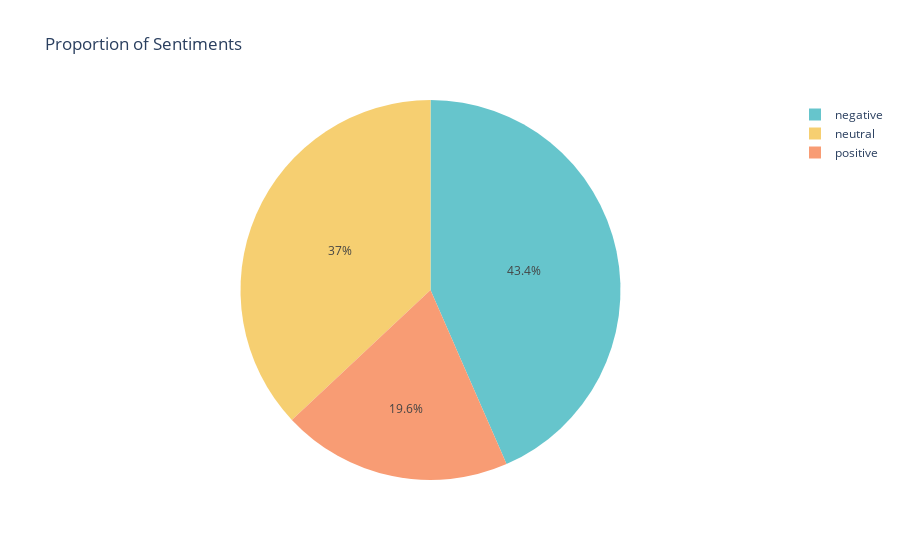

The cell this chart's notebook holds for it:
### Markdown cell above
Pie Chart

### Code cell
fig_pie = px.pie(df, names='sentiment_label', title='Proportion of Sentiments',
                 color_discrete_sequence=px.colors.qualitative.Pastel)
fig_pie.show()

### Figure 1 — Plotly figure (JSON) as saved in the notebook; plotly's stock layout.template omitted (floating-point values rounded to 4 significant figures; data arrays with more than 128 entries replaced by an {"elided": "..."} marker saying what was removed)
{"data": [{"domain": {"x": [0, 1], "y": [0, 1]}, "hovertemplate": "sentiment_label=%{label}<extra></extra>", "labels": {"elided": "557 str values"}, "legendgroup": "", "name": "", "showlegend": true, "type": "pie"}], "layout": {"legend": {"tracegroupgap": 0}, "piecolorway": ["rgb(102, 197, 204)", "rgb(246, 207, 113)", "rgb(248, 156, 116)", "rgb(220, 176, 242)", "rgb(135, 197, 95)", "rgb(158, 185, 243)", "rgb(254, 136, 177)", "rgb(201, 219, 116)", "rgb(139, 224, 164)", "rgb(180, 151, 231)", "rgb(179, 179, 179)"], "title": {"text": "Proportion of Sentiments"}}}
